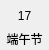
<?xml version="1.0" encoding="UTF-8"?>
<ui version="4.0">
 <class>DateItem</class>
 <widget class="QWidget" name="DateItem">
  <property name="geometry">
   <rect>
    <x>0</x>
    <y>0</y>
    <width>49</width>
    <height>50</height>
   </rect>
  </property>
  <property name="windowTitle">
   <string>Form</string>
  </property>
  <property name="styleSheet">
   <string notr="true"/>
  </property>
  <widget class="QLabel" name="label">
   <property name="geometry">
    <rect>
     <x>0</x>
     <y>2</y>
     <width>49</width>
     <height>27</height>
    </rect>
   </property>
   <property name="text">
    <string>17</string>
   </property>
   <property name="alignment">
    <set>Qt::AlignCenter</set>
   </property>
  </widget>
  <widget class="QLabel" name="label_2">
   <property name="geometry">
    <rect>
     <x>0</x>
     <y>29</y>
     <width>49</width>
     <height>20</height>
    </rect>
   </property>
   <property name="text">
    <string>端午节</string>
   </property>
   <property name="alignment">
    <set>Qt::AlignCenter</set>
   </property>
  </widget>
  <widget class="DateMaskWidget" name="datemaskwidget" native="true">
   <property name="geometry">
    <rect>
     <x>0</x>
     <y>0</y>
     <width>49</width>
     <height>50</height>
    </rect>
   </property>
  </widget>
  <widget class="QWidget" name="bg" native="true">
   <property name="geometry">
    <rect>
     <x>0</x>
     <y>0</y>
     <width>49</width>
     <height>50</height>
    </rect>
   </property>
  </widget>
  <widget class="QWidget" name="noteCorner" native="true">
   <property name="geometry">
    <rect>
     <x>0</x>
     <y>0</y>
     <width>49</width>
     <height>50</height>
    </rect>
   </property>
  </widget>
  <zorder>bg</zorder>
  <zorder>noteCorner</zorder>
  <zorder>label</zorder>
  <zorder>label_2</zorder>
  <zorder>datemaskwidget</zorder>
 </widget>
 <customwidgets>
  <customwidget>
   <class>DateMaskWidget</class>
   <extends>QWidget</extends>
   <header>datemaskwidget.h</header>
  </customwidget>
 </customwidgets>
 <resources/>
 <connections/>
</ui>
